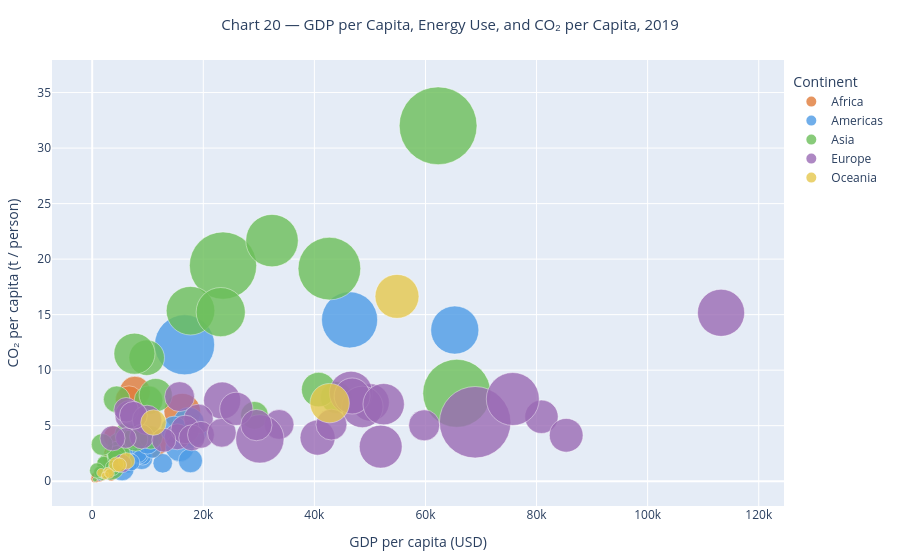

Here is the notebook cell this chart was saved with:
### Markdown cell above
**Chart 20 — What is the overall pattern between per-capita GDP, energy use, and CO₂ in 2019?**

An interactive Plotly bubble chart: GDP per capita on x, CO₂ per capita on y, and primary energy per capita encoded as bubble size. Countries in the top-right cluster are rich, energy-intensive, and high-emitting. Clean-energy outliers — France, Switzerland, Sweden — achieve high GDP with below-expected CO₂, visible as they sit below the main cluster.

### Code cell
df_c20 = df[df['year'] == 2019].dropna(
    subset=['gdp_per_capita', 'co2_per_capita', 'primary_energy_per_capita']
)

fig = px.scatter(
    df_c20,
    x='gdp_per_capita',
    y='co2_per_capita',
    size='primary_energy_per_capita',
    color='continent',
    hover_name='country',
    color_discrete_map=CONT_PALETTE,
    category_orders={'continent': CONT_ORDER},
    size_max=55,
    title='Chart 20 — GDP per Capita, Energy Use, and CO₂ per Capita, 2019',
    labels={
        'gdp_per_capita':            'GDP per capita (USD)',
        'co2_per_capita':            'CO₂ per capita (t / person)',
        'primary_energy_per_capita': 'Energy per capita (kWh)',
        'continent':                 'Continent',
    },
)
fig.update_traces(marker=dict(opacity=0.80, line=dict(width=0.5, color='white')))
fig.update_layout(
    margin=dict(l=40, r=40, t=60, b=40),
    height=560,
    title_font_size=15,
    title_x=0.5,
    legend=dict(title='Continent', yanchor='top', y=0.98, xanchor='left', x=1.01),
)
fig.write_html('images/chart20_gdp_energy_co2_bubble.html')
print('Saved: images/chart20_gdp_energy_co2_bubble.html')
fig.show()

### Figure 1 — Plotly figure (JSON) as saved in the notebook; plotly's stock layout.template omitted (floating-point values rounded to 4 significant figures)
{"data": [{"hovertemplate": "<b>%{hovertext}</b><br><br>Continent=Africa<br>GDP per capita (USD)=%{x}<br>CO₂ per capita (t / person)=%{y}<br>Energy per capita (kWh)=%{marker.size}<extra></extra>", "hovertext": ["Algeria", "Angola", "Benin", "Botswana", "Burkina Faso", "Burundi", "Cameroon", "Central African Republic", "Chad", "Comoros", "Djibouti", "Equatorial Guinea", "Eswatini", "Ethiopia", "Gabon", "Ghana", "Guinea", "Guinea-Bissau", "Kenya", "Lesotho", "Liberia", "Libya", "Madagascar", "Malawi", "Mali", "Mauritania", "Mauritius", "Morocco", "Mozambique", "Namibia", "Niger", "Nigeria", "Rwanda", "Sao Tome and Principe", "Senegal", "Seychelles", "Sierra Leone", "Somalia", "South Africa", "Sudan", "Togo", "Tunisia", "Uganda", "Zambia", "Zimbabwe"], "legendgroup": "Africa", "marker": {"color": "#E07B39", "line": {"color": "white", "width": 0.5}, "opacity": 0.8, "size": [16260.0, 3667.0, 2416.0, 9468.0, 947.0, 309.3, 1720.0, 299.2, 458.2, 1686.0, 2849.0, 17640.0, 5780.0, 922.0, 7428.0, 3136.0, 1202.0, 703.1, 1946.0, 2189.0, 1101.0, 32420.0, 678.7, 537.8, 1232.0, 4149.0, 22800.0, 7267.0, 2447.0, 9254.0, 468.5, 2483.0, 525.6, 3418.0, 2753.0, 45780.0, 513.0, 227.6, 25510.0, 2459.0, 1304.0, 10130.0, 811.6, 2984.0, 3004.0], "sizemode": "area", "sizeref": 68.77, "symbol": "circle"}, "mode": "markers", "name": "Africa", "orientation": "v", "showlegend": true, "type": "scatter", "x": [3990.0, 2810.0, 1220.0, 7203.0, 796.1, 228.2, 1533.0, 467.9, 709.5, 1402.0, 3415.0, 8420.0, 3916.0, 855.8, 7767.0, 2247.0, 1058.0, 749.5, 1913.0, 1113.0, 672.3, 7686.0, 523.0, 591.8, 879.0, 1743.0, 11100.0, 3235.0, 506.6, 5010.0, 554.1, 2230.0, 820.1, 1988.0, 1430.0, 16210.0, 521.8, 419.4, 6625.0, 610.9, 893.4, 3575.0, 798.6, 1305.0, 1317.0], "xaxis": "x", "y": [3.995, 0.7777, 0.6002, 3.116, 0.2399, 0.05588, 0.3542, 0.04816, 0.1348, 0.3066, 0.421, 3.814, 0.8252, 0.1446, 2.179, 0.6132, 0.3031, 0.1305, 0.4084, 0.3573, 0.1999, 8.07, 0.1462, 0.06029, 0.2765, 0.7665, 3.265, 1.929, 0.2346, 1.707, 0.08931, 0.5522, 0.09619, 0.7414, 0.6205, 6.265, 0.113, 0.04328, 7.36, 0.4431, 0.2746, 2.405, 0.1062, 0.3614, 0.792], "yaxis": "y"}, {"hovertemplate": "<b>%{hovertext}</b><br><br>Continent=Americas<br>GDP per capita (USD)=%{x}<br>CO₂ per capita (t / person)=%{y}<br>Energy per capita (kWh)=%{marker.size}<extra></extra>", "hovertext": ["Antigua and Barbuda", "Argentina", "Barbados", "Belize", "Brazil", "Canada", "Chile", "Colombia", "Costa Rica", "Cuba", "Dominica", "Dominican Republic", "Ecuador", "El Salvador", "Grenada", "Guatemala", "Guyana", "Haiti", "Honduras", "Jamaica", "Mexico", "Nicaragua", "Panama", "Paraguay", "Peru", "Suriname", "Trinidad and Tobago", "United States", "Uruguay"], "legendgroup": "Americas", "marker": {"color": "#4D9BE6", "line": {"color": "white", "width": 0.5}, "opacity": 0.8, "size": [33030.0, 20730.0, 25170.0, 9884.0, 16680.0, 108000.0, 24890.0, 11220.0, 13010.0, 9606.0, 11050.0, 11100.0, 12160.0, 7272.0, 10660.0, 5852.0, 14180.0, 1184.0, 5641.0, 15390.0, 17900.0, 4225.0, 27880.0, 19900.0, 9950.0, 21630.0, 123700.0, 79490.0, 19990.0], "sizemode": "area", "sizeref": 68.77, "symbol": "circle"}, "mode": "markers", "name": "Americas", "orientation": "v", "showlegend": true, "type": "scatter", "x": [17380.0, 10060.0, 18150.0, 5079.0, 8898.0, 46340.0, 14740.0, 6425.0, 12690.0, 9126.0, 8516.0, 8282.0, 6223.0, 4168.0, 10830.0, 4639.0, 6610.0, 1313.0, 2556.0, 5369.0, 9950.0, 1927.0, 15770.0, 5381.0, 7028.0, 6854.0, 16640.0, 65280.0, 17690.0], "xaxis": "x", "y": [5.264, 3.556, 4.352, 1.639, 2.04, 14.53, 4.648, 1.547, 1.613, 2.205, 2.358, 2.487, 1.952, 1.184, 2.857, 1.062, 3.314, 0.289, 1.024, 2.796, 3.465, 0.7308, 3.05, 1.121, 1.698, 4.044, 12.28, 13.61, 1.842], "yaxis": "y"}, {"hovertemplate": "<b>%{hovertext}</b><br><br>Continent=Asia<br>GDP per capita (USD)=%{x}<br>CO₂ per capita (t / person)=%{y}<br>Energy per capita (kWh)=%{marker.size}<extra></extra>", "hovertext": ["Afghanistan", "Armenia", "Azerbaijan", "Bahrain", "Bangladesh", "Bhutan", "Cambodia", "China", "Cyprus", "Georgia", "India", "Indonesia", "Iraq", "Israel", "Japan", "Jordan", "Kazakhstan", "Kuwait", "Lebanon", "Malaysia", "Maldives", "Mongolia", "Myanmar", "Nepal", "Oman", "Pakistan", "Philippines", "Qatar", "Saudi Arabia", "Singapore", "Sri Lanka", "Tajikistan", "Thailand", "Turkmenistan", "United Arab Emirates", "Uzbekistan"], "legendgroup": "Asia", "marker": {"color": "#6BBF59", "line": {"color": "white", "width": 0.5}, "opacity": 0.8, "size": [802.6, 16180.0, 17550.0, 155400.0, 2916.0, 27250.0, 4069.0, 28280.0, 26440.0, 19660.0, 6732.0, 8474.0, 15430.0, 35090.0, 40870.0, 11260.0, 43400.0, 94610.0, 18450.0, 37820.0, 18570.0, 24280.0, 3197.0, 1701.0, 81070.0, 4400.0, 5104.0, 208000.0, 82990.0, 158700.0, 4974.0, 8042.0, 20790.0, 57960.0, 134900.0, 16210.0], "sizemode": "area", "sizeref": 68.77, "symbol": "circle"}, "mode": "markers", "name": "Asia", "orientation": "v", "showlegend": true, "type": "scatter", "x": [494.2, 4605.0, 4806.0, 23550.0, 1856.0, 3323.0, 1643.0, 10140.0, 29210.0, 4698.0, 2101.0, 4135.0, 5981.0, 43950.0, 40780.0, 4405.0, 9813.0, 32370.0, 7578.0, 11430.0, 10560.0, 4405.0, 1271.0, 1195.0, 17700.0, 1289.0, 3485.0, 62280.0, 23140.0, 65640.0, 3852.0, 890.5, 7817.0, 7612.0, 42700.0, 1784.0], "xaxis": "x", "y": [0.1554, 1.995, 3.334, 19.42, 0.4832, 1.367, 0.9408, 7.292, 5.933, 2.545, 1.61, 2.155, 4.282, 7.541, 8.247, 2.397, 11.12, 21.67, 4.029, 7.756, 3.929, 7.375, 0.6539, 0.4502, 15.35, 0.8341, 1.317, 32.01, 15.23, 7.917, 1.063, 0.9613, 3.799, 11.48, 19.14, 3.302], "yaxis": "y"}, {"hovertemplate": "<b>%{hovertext}</b><br><br>Continent=Europe<br>GDP per capita (USD)=%{x}<br>CO₂ per capita (t / person)=%{y}<br>Energy per capita (kWh)=%{marker.size}<extra></extra>", "hovertext": ["Albania", "Austria", "Belarus", "Belgium", "Bosnia and Herzegovina", "Bulgaria", "Croatia", "Denmark", "Estonia", "Finland", "France", "Germany", "Greece", "Hungary", "Iceland", "Ireland", "Italy", "Latvia", "Lithuania", "Luxembourg", "Malta", "Montenegro", "Netherlands", "North Macedonia", "Norway", "Poland", "Portugal", "Romania", "Serbia", "Slovenia", "Spain", "Sweden", "Switzerland", "Ukraine", "United Kingdom"], "legendgroup": "Europe", "marker": {"color": "#9B6BB5", "line": {"color": "white", "width": 0.5}, "opacity": 0.8, "size": [11590.0, 48310.0, 31920.0, 64150.0, 20690.0, 30000.0, 23200.0, 33140.0, 47300.0, 59220.0, 42330.0, 44470.0, 29970.0, 28130.0, 175500.0, 38270.0, 30460.0, 23390.0, 24870.0, 76270.0, 80080.0, 20460.0, 58840.0, 14690.0, 96390.0, 30780.0, 28470.0, 19840.0, 26600.0, 37910.0, 33760.0, 63280.0, 39160.0, 21660.0, 32890.0], "sizemode": "area", "sizeref": 68.77, "symbol": "circle"}, "mode": "markers", "name": "Europe", "orientation": "v", "showlegend": true, "type": "scatter", "x": [5396.0, 50110.0, 6838.0, 46590.0, 6120.0, 9879.0, 15310.0, 59780.0, 23400.0, 48630.0, 40580.0, 46790.0, 19130.0, 16740.0, 68940.0, 80890.0, 33640.0, 17930.0, 19580.0, 113200.0, 30190.0, 8911.0, 52480.0, 6070.0, 75720.0, 15730.0, 23330.0, 12900.0, 7417.0, 25940.0, 29560.0, 51940.0, 85330.0, 3661.0, 43070.0], "xaxis": "x", "y": [1.6, 7.085, 5.911, 7.955, 6.43, 5.516, 3.999, 5.031, 7.261, 6.688, 3.923, 7.672, 5.614, 4.659, 5.307, 5.801, 5.111, 3.907, 4.177, 15.16, 3.807, 4.005, 6.934, 3.889, 7.402, 7.612, 4.361, 3.693, 5.931, 6.513, 5.052, 3.109, 4.135, 3.86, 5.097], "yaxis": "y"}, {"hovertemplate": "<b>%{hovertext}</b><br><br>Continent=Oceania<br>GDP per capita (USD)=%{x}<br>CO₂ per capita (t / person)=%{y}<br>Energy per capita (kWh)=%{marker.size}<extra></extra>", "hovertext": ["Australia", "Fiji", "Kiribati", "Nauru", "New Zealand", "Papua New Guinea", "Samoa", "Solomon Islands", "Tonga", "Tuvalu", "Vanuatu"], "legendgroup": "Oceania", "marker": {"color": "#E6C84D", "line": {"color": "white", "width": 0.5}, "opacity": 0.8, "size": [66260.0, 9418.0, 2592.0, 22410.0, 53260.0, 3160.0, 7698.0, 2027.0, 6863.0, 0.0, 3154.0], "sizemode": "area", "sizeref": 68.77, "symbol": "circle"}, "mode": "markers", "name": "Oceania", "orientation": "v", "showlegend": true, "type": "scatter", "x": [54880.0, 6176.0, 1602.0, 11030.0, 42760.0, 2820.0, 4323.0, 2344.0, 4903.0, 4056.0, 3116.0], "xaxis": "x", "y": [16.64, 1.82, 0.7549, 5.281, 7.028, 0.8189, 1.514, 0.4983, 1.457, 0.9787, 0.6891], "yaxis": "y"}], "layout": {"height": 560, "legend": {"itemsizing": "constant", "title": {"text": "Continent"}, "tracegroupgap": 0, "x": 1.01, "xanchor": "left", "y": 0.98, "yanchor": "top"}, "margin": {"b": 40, "l": 40, "r": 40, "t": 60}, "title": {"font": {"size": 15}, "text": "Chart 20 — GDP per Capita, Energy Use, and CO₂ per Capita, 2019", "x": 0.5}, "xaxis": {"anchor": "y", "domain": [0.0, 1.0], "title": {"text": "GDP per capita (USD)"}}, "yaxis": {"anchor": "x", "domain": [0.0, 1.0], "title": {"text": "CO₂ per capita (t / person)"}}}}
